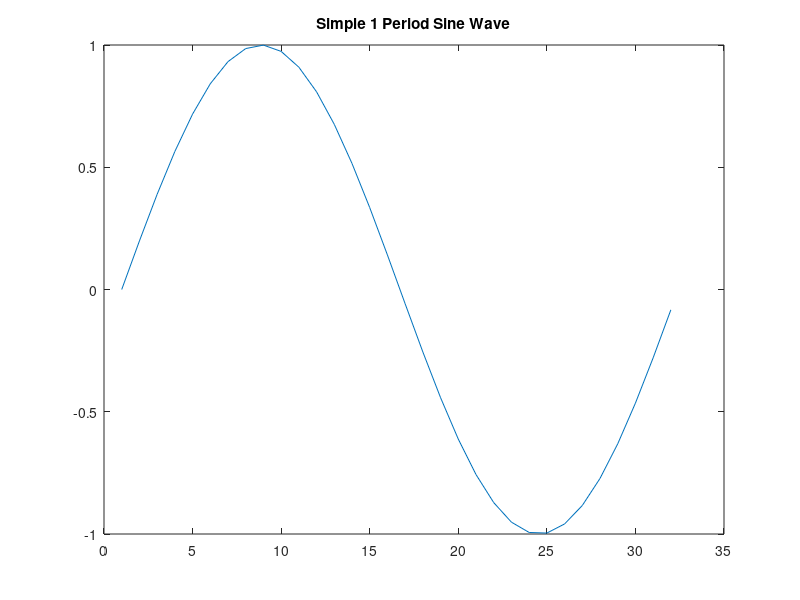
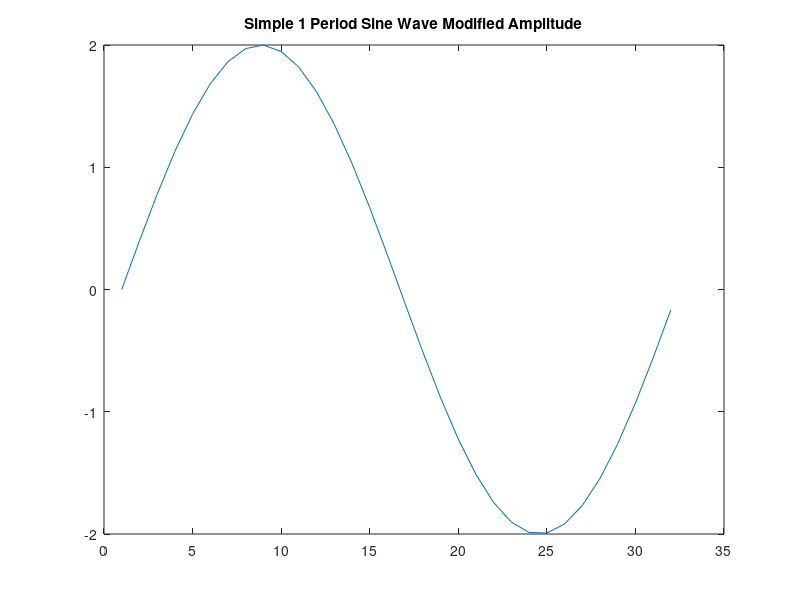

MATLAB code for these plots, in order:
%Cơ bản 1 tiết Sóng sin đơn giản
i=0:0.2:2*pi;
y = sin(i);
figure(1)
plot(y);
% sử dụng gốc (y) làm biểu đồ thay thế như trong ghi chú bài giảng
% để xem các giá trị mẫu
title('Simple 1 Period Sine Wave');
% Now Change amplitude
amp = 2.0;
y = amp*sin(i);
figure(2)
plot(y);
title('Simple 1 Period Sine Wave Modified Amplitude');